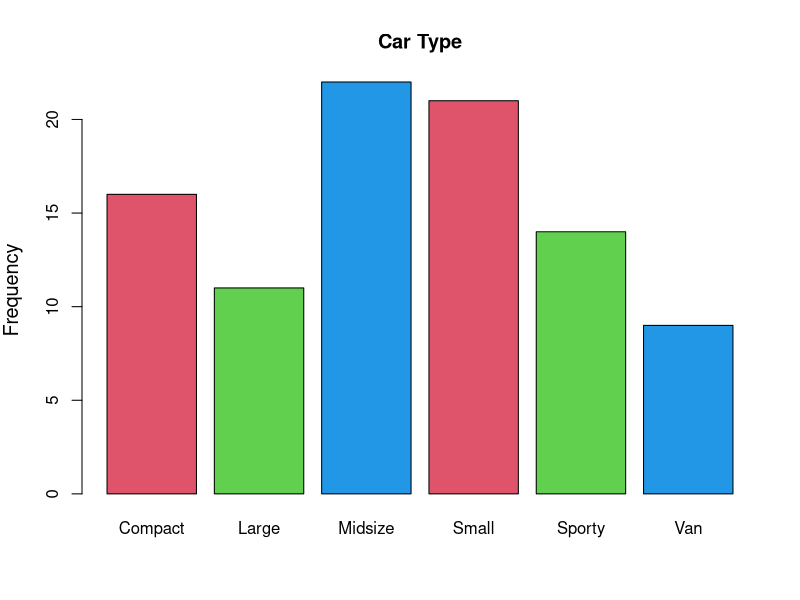
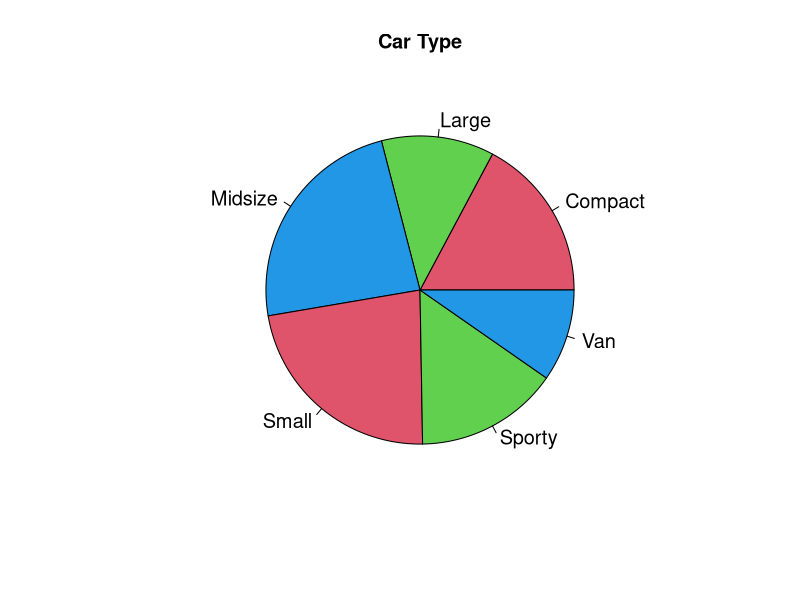
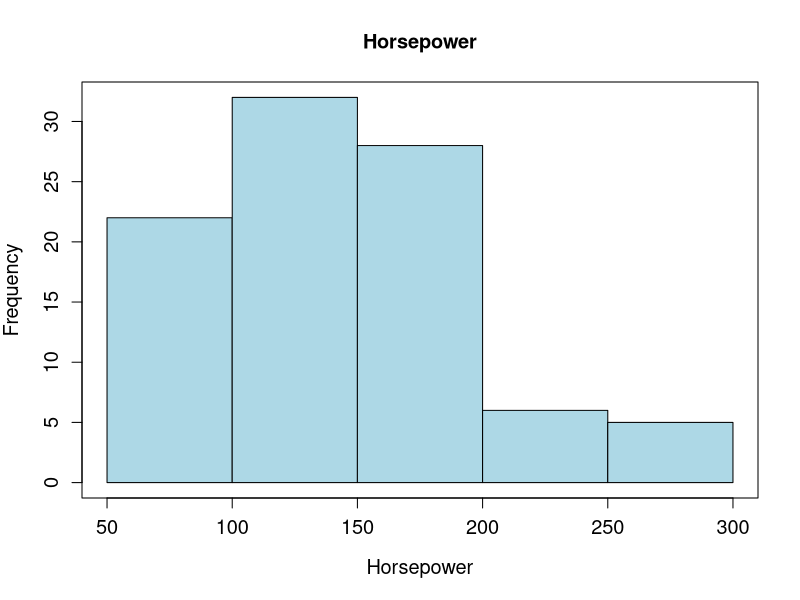
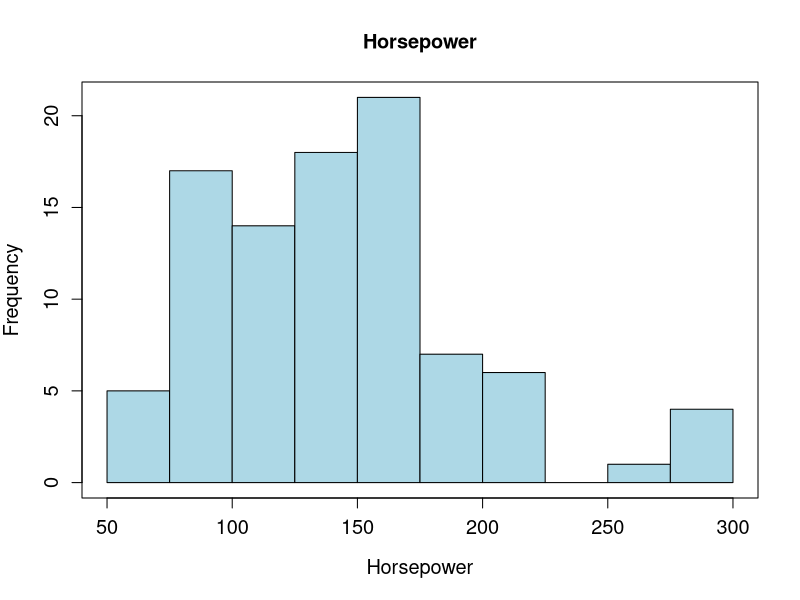
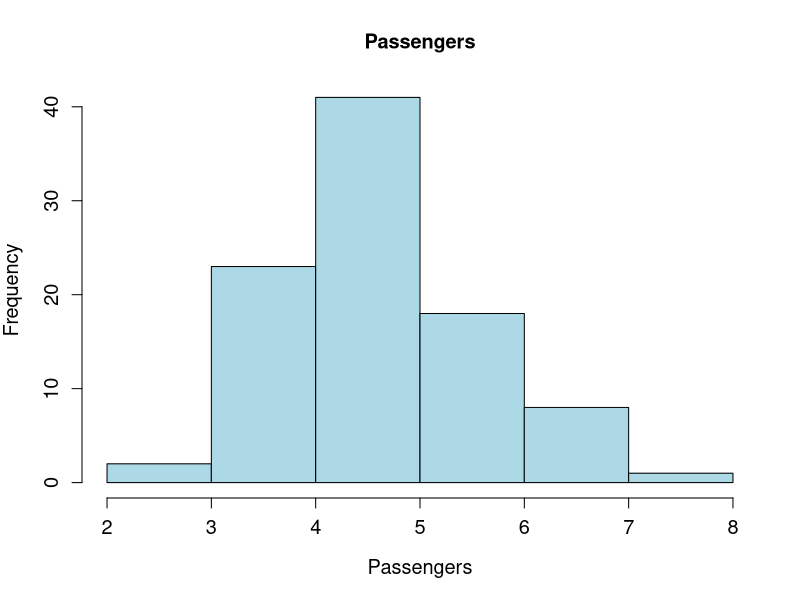
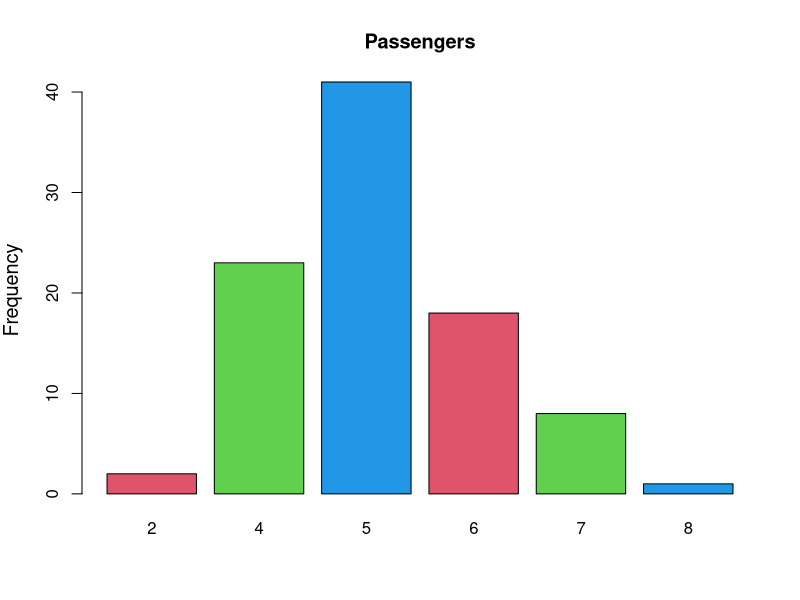
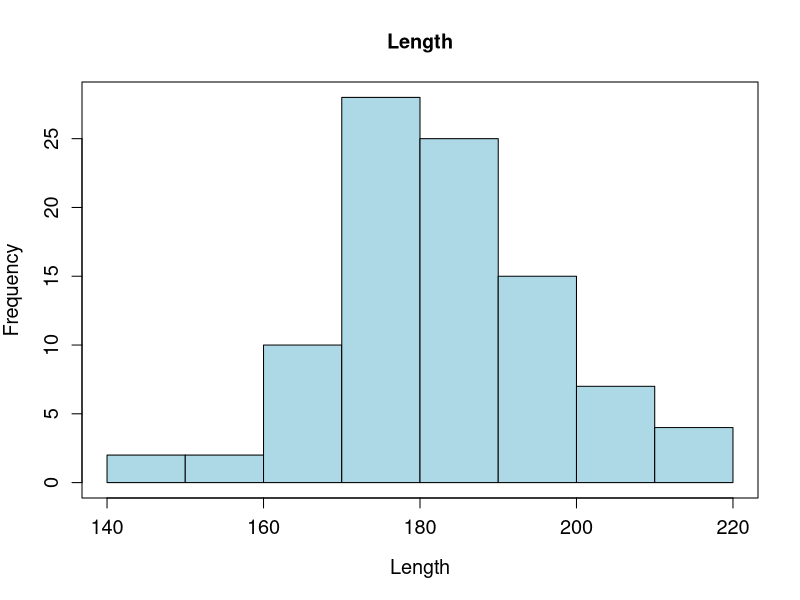

Here is the R script that generated these plots, in order:
## ---- chunk 1
# Your code goes here
## ---- chunk 2
library(MASS)
data(Cars93)
## ---- chunk 3
head(Cars93)
## ---- chunk 4
#Frequency table
table(Cars93$Type)/nrow(Cars93)

#Relative frequency table
round(table(Cars93$Type)/nrow(Cars93),3)
## ---- chunk 5
barplot(table(Cars93$Type) ,ylab="Frequency" ,cex.lab=1.2 ,col=c(2,3,4) ,main="Car Type")

## ---- chunk 6
pie(table(Cars93$Type) ,main="Car Type" ,col=c(2,3,4) ,cex=1.2)
## ---- chunk 7
#The mode of the variable 'Type' is Midsize. 
## ---- chunk 8
hist((Cars93$Horsepower),cex.lab=1.2,cex.axis=1.2,col="lightblue", xlab="Horsepower", main="Horsepower")
box()
## ---- chunk 9
hist((Cars93$Horsepower),breaks=seq(50,300,25),col="lightblue",xlab="Horsepower",cex.lab=1.2,cex.axis=1.2, main="Horsepower")
box()
## ---- chunk 10
#The histogram of Horsepower with class setting breaks tells R we would like 10 classes. A good rule of thumb is when the number of classes is sqrt(n). The number of classes that follows the good rule of thumb for the histogram of Horsepower is sqrt(93)=9.6. Therefore, the histogram with breaks has the closer number of classes(=10) to the rule of thumb(=sqrt(93)=9.6), the histogram with class breaks follows the rule of thumb for the suggested number of classes. 
## ---- chunk 11
class(Cars93$Passengers)
hist((Cars93$Passengers),cex.lab=1.2,cex.axis=1.2,col="lightblue",xlab="Passengers", main="Passengers")

#The type of variable 'Passengers' is integer, which is numerical and discrete. The histogram of Passengers has x-value(number of passengers) between 3 and 4. However, since the type of variable 'Passengers' is discrete, the x-value(number of passengers) cannot be between 3 and 4. Instead of histogram, a bar graph of 'Passengers' would work better with discrete x-value(number of passengers).
## ---- chunk 12
barplot(table(Cars93$Passengers),ylab="Frequency",cex.lab=1.2,col=c(2,3,4),main="Passengers")
## ---- chunk 13
hist((Cars93$Length),cex.lab=1.2,cex.axis=1.2,col="lightblue",xlab="Length", main="Length")
box()
## ---- chunk 14
#The shape of the distribution of 'Length' histogram is Symmetric and Unimodal.
## ---- chunk 15
mean(Cars93$Length)
median(Cars93$Length)
#Yes, since the mean is approximately equal to median, the distribution of variable 'Length' is Symmetric and Unimodal. 
